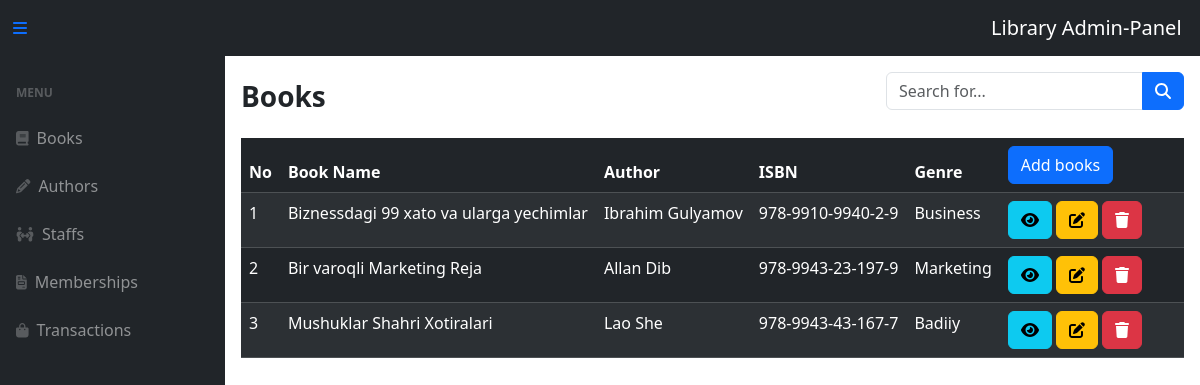
Screenshot of /book.php with the database file from the repository.
### tables this page shows
CREATE TABLE IF NOT EXISTS `book` (
  `id` int NOT NULL AUTO_INCREMENT,
  `title` varchar(100) NOT NULL,
  `author_id` int NOT NULL,
  `isbn` varchar(100) NOT NULL,
  `genre` varchar(100) NOT NULL,
  `publisher` varchar(100) NOT NULL,
  `pub_date` date DEFAULT NULL,
  `copies_available` varchar(100) NOT NULL,
  `quantity` int NOT NULL,
  PRIMARY KEY (`id`),
  KEY `author_id` (`author_id`)
);

CREATE TABLE IF NOT EXISTS `author` (
  `id` int NOT NULL AUTO_INCREMENT,
  `first_name` varchar(100) NOT NULL,
  `last_name` varchar(100) NOT NULL,
  `nationality` varchar(100) NOT NULL,
  `birth_date` date NOT NULL,
  PRIMARY KEY (`id`)
);

### book.php (the view, shortened to what this page needs)
<?php include_once('header.php');?>
<div id="layoutSidenav_content">
                <main>
                <div class="container-fluid p-0" style="overflow-x:hidden;" >
                    <div class="d-flex justify-content-between mx-3">
                        <h1 class="h3 my-4"><strong>Books</strong></h1>
                        <form class=" form-inline">
                         <div class="input-group mt-3">
                            <input class="form-control ser_all" type="text" placeholder="Search for..." aria-label="Search for..." aria-describedby="btnNavbarSearch" />
                            <button class="btn btn-primary" id="btnNavbarSearch" type="button"><i class="fas fa-search"></i></button>
                         </div>
                        </form>
                    </div>
                <div class="row">
                    <div class="col-lg-12 col-md-12">
                       <div class="mx-3 table-responsive-xl ">
                          <table class="table table-striped table-dark" >
                            <thead>
                                <tr>
                                    <th>No</th>
                                    <th>Book Name</th>
                                    <th>Author</th>
                                    <th >ISBN</th>
                                    <th>Genre</th>
                                    <th style="width: 200px;" ><a href="add_book.php" class="btn btn-primary" >Add books</a></th>
                                </tr>
                            </thead>
                            <tbody class="tbody" >
                               <?php
                               $con=mysqli_connect('localhost','root','root','library');
                               $sql="select book.*, author.first_name,author.last_name from book left join author on author.id=book.author_id";
                               $q=mysqli_query($con,$sql) or die(mysqli_error($con));
                               $i=1;
                               while ($row=mysqli_fetch_array($q)) {
                                   ?>
                                   <tr>
                                       <td><?echo $i;$i++;?></td>
                                       <td><?echo $row['title']?></td>
                                       <td><?echo $row['first_name']." ".$row['last_name']?></td>
                                       <td><?echo $row['isbn']?></td>
                                       <td><?echo $row['genre']?></td>
                                       <td>
                                           <a href="book_view.php?id=<?echo $row['id']?>" class="btn btn-info" ><i class="fas fa-eye" ></i></a>
                                           <a href="book_edit.php?uid=<?echo $row['id']?>" class="btn btn-warning" ><i class="fas fa-edit" ></i></a>
                                           <a href="<?echo $row['id']?>" class="btn btn-danger del" ><i class="fas fa-trash" ></i></a>
                                       </td>
                                   </tr>
                                   <?
                               }
                               ?>
                            </tbody>
                          </table>
                       </div>
                    </div>
                </div>
           </div>
                </main>
            </div>
<?php include_once('footer.php');?>

### rows the page displays
book: title "Biznessdagi 99 xato va ularga yechimlar", author.first_name "Ibrahim", author.last_name "Gulyamov", isbn "978-9910-9940-2-9", genre "Business"
book: title "Bir varoqli Marketing Reja", author.first_name "Allan", author.last_name "Dib", isbn "978-9943-23-197-9", genre "Marketing"
book: title "Mushuklar Shahri Xotiralari", author.first_name "Lao", author.last_name "She", isbn "978-9943-43-167-7", genre "Badiiy"
